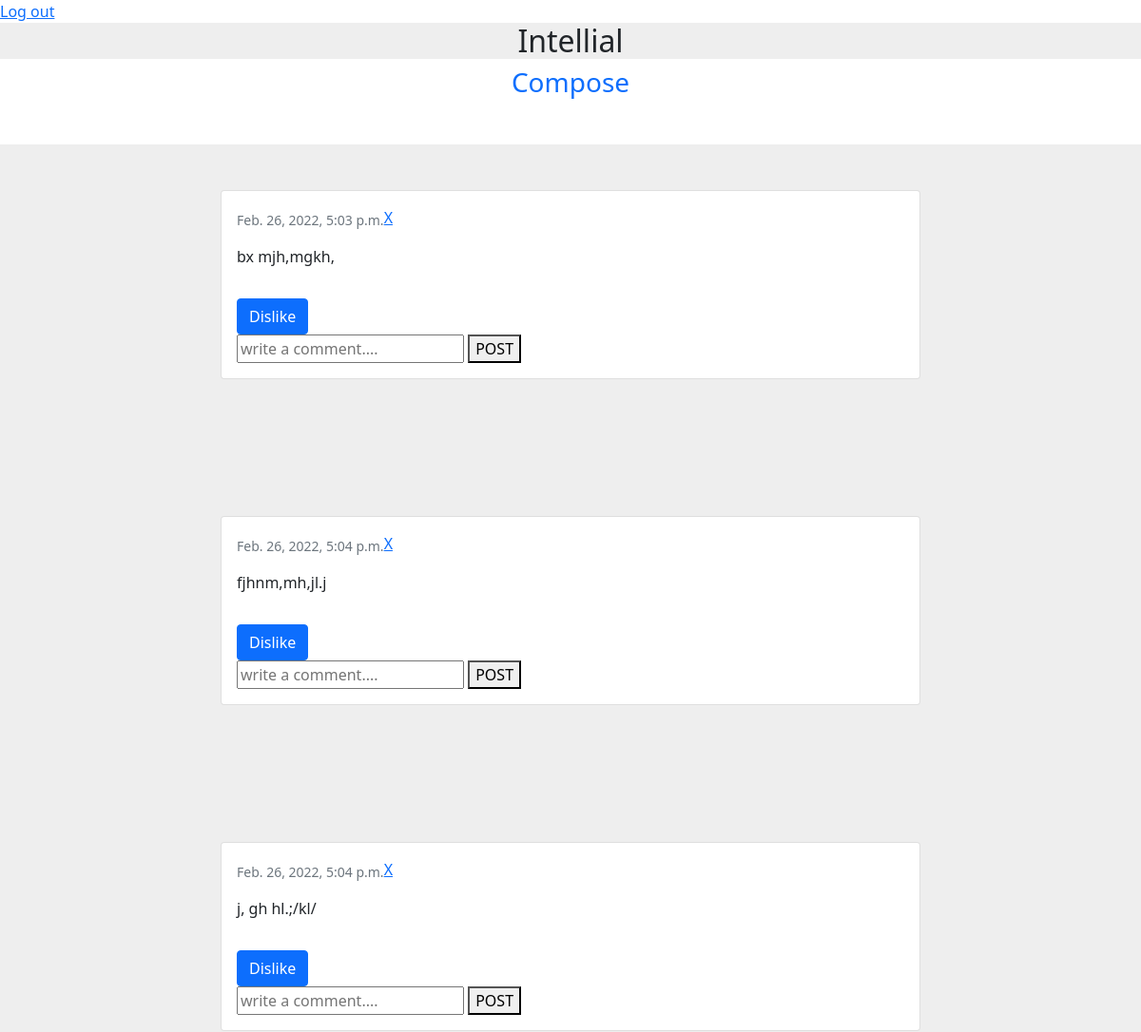
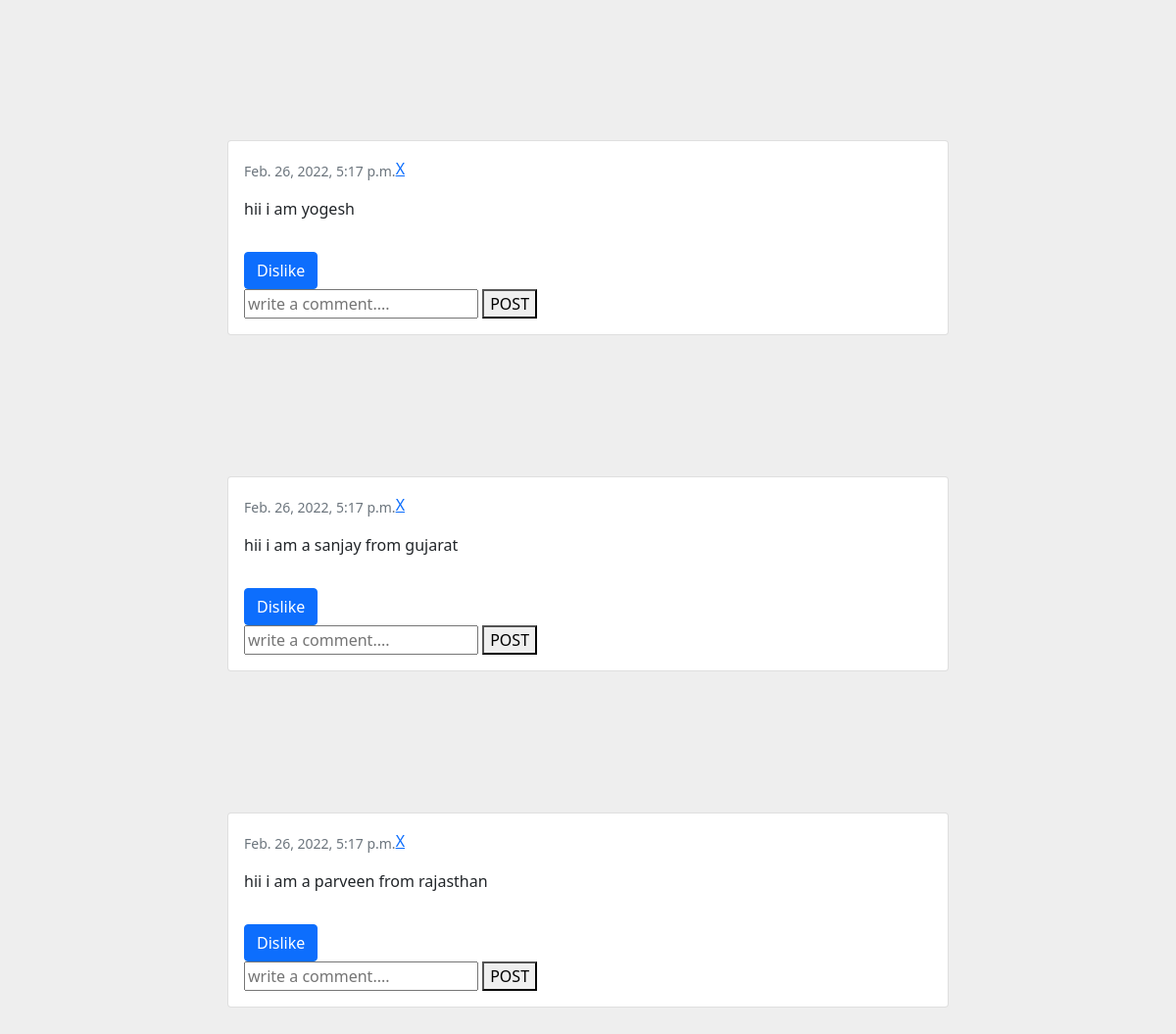
Page /post_listing/ on the earlier database version (2 pictures, top to bottom).
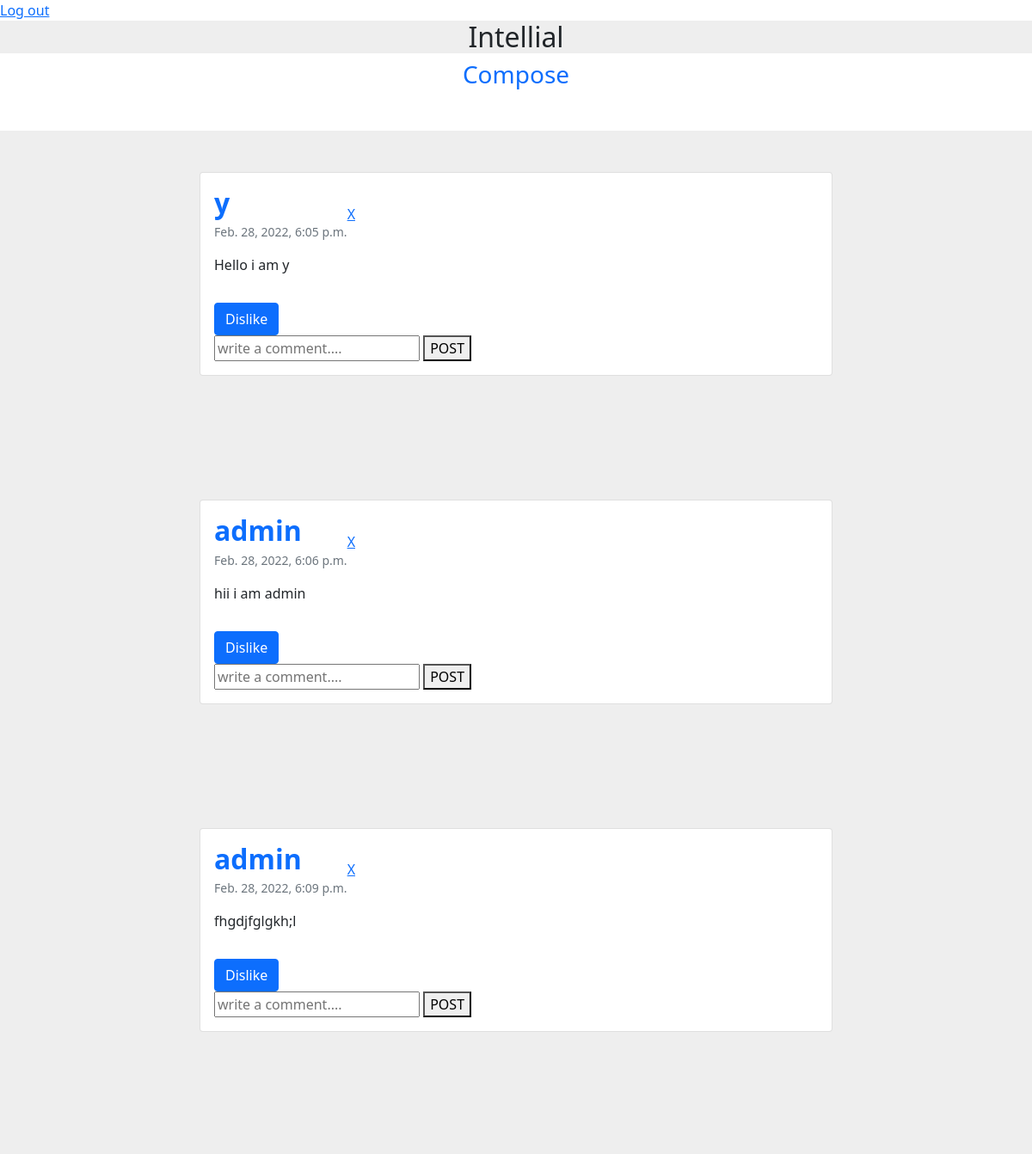
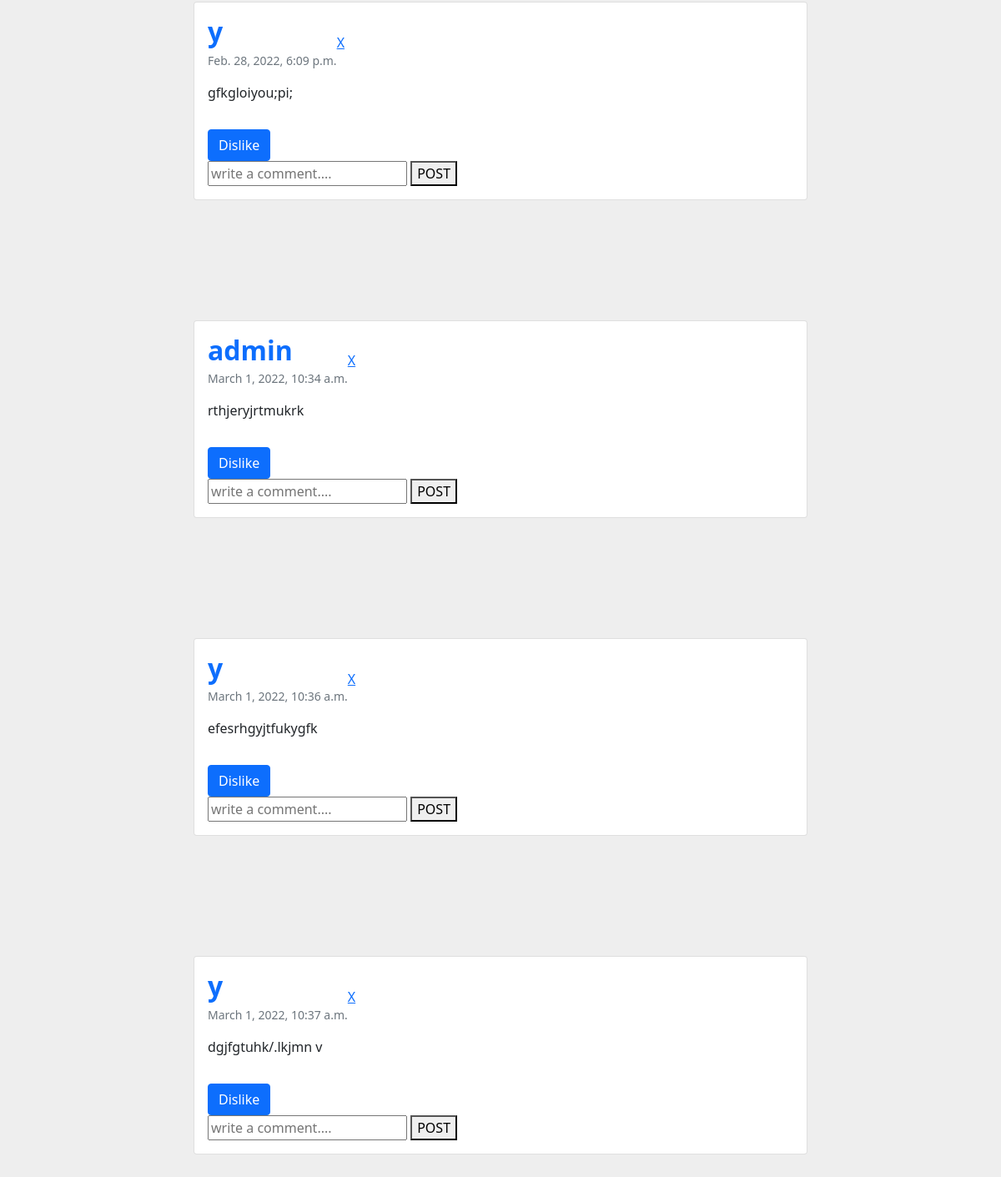
Same page on the later database version (2 pictures, top to bottom).
### post_app/models.py (models this page shows, shortened)
class Post(models.Model):
    user = models.ForeignKey(User,on_delete=models.CASCADE)
    post_message = models.TextField(max_length=100)
    created = models.DateTimeField(auto_now_add=True)

### post_app/views.py (the view)
# urls.py: path('post_listing/',post_listing,name='post_listing'),
def post_listing(request):
    post = Post.objects.all()
    return render(request,'post_listing.html',{'post':post})

### post_app/templates/post_listing.html (shortened to what this page needs)
<!DOCTYPE html>
<html lang="en">
<head>
    <link href="https://cdn.jsdelivr.net/npm/bootstrap@5.1.3/dist/css/bootstrap.min.css" rel="stylesheet"
>
</head>
<body>
    <div>
        <a href="{% url 'logout' %}">Log out</a>
    </div>
    <center>
        <div>
            <h2 style="background-color: #eee;">Intellial</h2>
        </div>
    </center>
    <center>
        <div>
            <h3 id="postbtn" class="text-primary mb-1">Compose</h3>
        </div>
    </center>
    <section style="background-color: #eee;">
        {% for i in post %}
        <div class="container my-5 py-5">
            <div class="row d-flex justify-content-center">
                <div class="col-md-12 col-lg-10 col-xl-8">
                    <div class="card">
                        <div class="card-body">
                            <div class="d-flex flex-start align-items-center">
                                <div>
                                    <h2 class="fw-bold text-primary mb-1">{{i.user.username}}</h2>
                                    <p class="text-muted small mb-0">
                                        {{i.created}}
                                    </p>
                                </div>
                                {% if request.user %}
                                <a href="{% url 'post_delete' id=i.id %}">X</a>
                                {% endif %}
                            </div>
                            <p class="mt-3 mb-4 pb-2">{{i.post_message}}
                            </p>
                            {% if request.user.id not in post %}
                            <button type='submit' name='like' value="{{ i.id }}"
                                class="btn btn-primary">Dislike</button>
                            {% endif %}
                            <form action="{% url 'comment_on_post' id=i.id %}" method="post">
                                <div class="div">
                                    <input type="text" name="comment" class="comment" placeholder="write a comment...."
                                        required>
                                    <button type=" submit">POST</button>
                                </div>
                            </form>
                        </div>
                    </div>
                </div>
            </div>
        </div>
        {% endfor %}
    </section>
</body>
</html>

Differences in the rows shown:
removed Post: created "Feb. 26, 2022, 5:03 p.m.", post_message "bx mjh,mgkh,", {{ i.id }} 5 (drawn)
removed Post: created "Feb. 26, 2022, 5:04 p.m.", post_message "fjhnm,mh,jl.j", {{ i.id }} 6 (drawn)
removed Post: created "Feb. 26, 2022, 5:04 p.m.", post_message "j, gh hl.;/kl/", {{ i.id }} 7 (drawn)
removed Post: created "Feb. 26, 2022, 5:17 p.m.", post_message "hii i am yogesh", {{ i.id }} 8 (drawn)
removed Post: created "Feb. 26, 2022, 5:17 p.m.", post_message "hii i am a sanjay from gujarat", {{ i.id }} 9 (drawn)
removed Post: created "Feb. 26, 2022, 5:17 p.m.", post_message "hii i am a parveen from rajasthan", {{ i.id }} 10 (drawn)
added Post: user.username "y", created "Feb. 28, 2022, 6:05 p.m.", post_message "Hello i am y", {{ i.id }} 11 (drawn)
added Post: user.username "admin", created "Feb. 28, 2022, 6:06 p.m.", post_message "hii i am admin", {{ i.id }} 12 (drawn)
added Post: user.username "admin", created "Feb. 28, 2022, 6:09 p.m.", post_message "fhgdjfglgkh;l", {{ i.id }} 13 (drawn)
added Post: user.username "y", created "Feb. 28, 2022, 6:09 p.m.", post_message "gfkgloiyou;pi;", {{ i.id }} 14 (drawn)
added Post: user.username "admin", created "March 1, 2022, 10:34 a.m.", post_message "rthjeryjrtmukrk", {{ i.id }} 15 (drawn)
added Post: user.username "y", created "March 1, 2022, 10:36 a.m.", post_message "efesrhgyjtfukygfk", {{ i.id }} 16 (drawn)
added Post: user.username "y", created "March 1, 2022, 10:37 a.m.", post_message "dgjfgtuhk/.lkjmn v", {{ i.id }} 17 (drawn)
